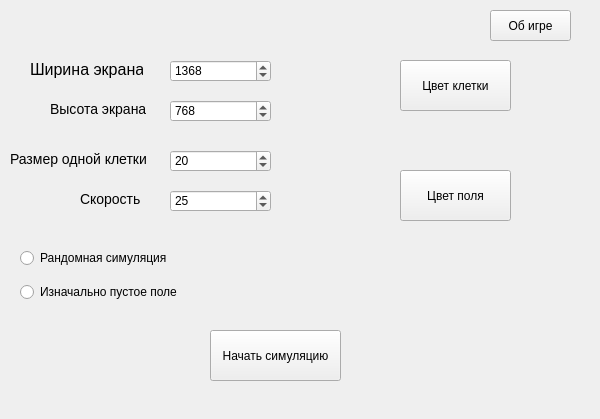
<?xml version="1.0" encoding="UTF-8"?>
<ui version="4.0">
 <class>settings</class>
 <widget class="QWidget" name="settings">
  <property name="geometry">
   <rect>
    <x>0</x>
    <y>0</y>
    <width>600</width>
    <height>419</height>
   </rect>
  </property>
  <property name="windowTitle">
   <string>Form</string>
  </property>
  <property name="styleSheet">
   <string notr="true"/>
  </property>
  <widget class="QPushButton" name="start">
   <property name="geometry">
    <rect>
     <x>210</x>
     <y>330</y>
     <width>131</width>
     <height>51</height>
    </rect>
   </property>
   <property name="text">
    <string>Начать симуляцию</string>
   </property>
  </widget>
  <widget class="QSpinBox" name="cell_size">
   <property name="geometry">
    <rect>
     <x>170</x>
     <y>150</y>
     <width>101</width>
     <height>22</height>
    </rect>
   </property>
   <property name="minimum">
    <number>5</number>
   </property>
   <property name="value">
    <number>20</number>
   </property>
  </widget>
  <widget class="QSpinBox" name="speed">
   <property name="geometry">
    <rect>
     <x>170</x>
     <y>190</y>
     <width>101</width>
     <height>22</height>
    </rect>
   </property>
   <property name="maximum">
    <number>360</number>
   </property>
   <property name="value">
    <number>25</number>
   </property>
  </widget>
  <widget class="QSpinBox" name="window_h">
   <property name="geometry">
    <rect>
     <x>170</x>
     <y>100</y>
     <width>101</width>
     <height>22</height>
    </rect>
   </property>
   <property name="maximum">
    <number>16666</number>
   </property>
   <property name="singleStep">
    <number>10</number>
   </property>
   <property name="value">
    <number>768</number>
   </property>
  </widget>
  <widget class="QLabel" name="label">
   <property name="geometry">
    <rect>
     <x>30</x>
     <y>60</y>
     <width>113</width>
     <height>19</height>
    </rect>
   </property>
   <property name="styleSheet">
    <string notr="true">font-size: 14px;</string>
   </property>
   <property name="text">
    <string>&lt;html&gt;&lt;head/&gt;&lt;body&gt;&lt;p&gt;&lt;span style=&quot; font-size:12pt;&quot;&gt;Ширина экрана&lt;/span&gt;&lt;/p&gt;&lt;/body&gt;&lt;/html&gt;</string>
   </property>
  </widget>
  <widget class="QLabel" name="label_2">
   <property name="geometry">
    <rect>
     <x>50</x>
     <y>100</y>
     <width>96</width>
     <height>17</height>
    </rect>
   </property>
   <property name="styleSheet">
    <string notr="true">font-size: 14px;</string>
   </property>
   <property name="text">
    <string>Высота экрана</string>
   </property>
  </widget>
  <widget class="QSpinBox" name="window_w">
   <property name="geometry">
    <rect>
     <x>170</x>
     <y>60</y>
     <width>101</width>
     <height>22</height>
    </rect>
   </property>
   <property name="maximum">
    <number>16666</number>
   </property>
   <property name="singleStep">
    <number>10</number>
   </property>
   <property name="value">
    <number>1368</number>
   </property>
  </widget>
  <widget class="QLabel" name="label_3">
   <property name="geometry">
    <rect>
     <x>10</x>
     <y>150</y>
     <width>138</width>
     <height>17</height>
    </rect>
   </property>
   <property name="styleSheet">
    <string notr="true">font-size: 14px;</string>
   </property>
   <property name="text">
    <string>Размер одной клетки</string>
   </property>
  </widget>
  <widget class="QLabel" name="label_4">
   <property name="geometry">
    <rect>
     <x>80</x>
     <y>190</y>
     <width>62</width>
     <height>17</height>
    </rect>
   </property>
   <property name="styleSheet">
    <string notr="true">font-size: 14px;</string>
   </property>
   <property name="text">
    <string>Скорость</string>
   </property>
  </widget>
  <widget class="QPushButton" name="cell_color_btn">
   <property name="geometry">
    <rect>
     <x>400</x>
     <y>60</y>
     <width>111</width>
     <height>51</height>
    </rect>
   </property>
   <property name="text">
    <string>Цвет клетки</string>
   </property>
  </widget>
  <widget class="QPushButton" name="field_color_btn">
   <property name="geometry">
    <rect>
     <x>400</x>
     <y>170</y>
     <width>111</width>
     <height>51</height>
    </rect>
   </property>
   <property name="text">
    <string>Цвет поля</string>
   </property>
  </widget>
  <widget class="QWidget" name="verticalLayoutWidget">
   <property name="geometry">
    <rect>
     <x>20</x>
     <y>240</y>
     <width>160</width>
     <height>71</height>
    </rect>
   </property>
   <layout class="QVBoxLayout" name="verticalLayout">
    <item>
     <widget class="QRadioButton" name="radioButton_2">
      <property name="text">
       <string>Рандомная симуляция</string>
      </property>
     </widget>
    </item>
    <item>
     <widget class="QRadioButton" name="radioButton">
      <property name="text">
       <string>Изначально пустое поле</string>
      </property>
     </widget>
    </item>
   </layout>
  </widget>
  <widget class="QPushButton" name="about_game">
   <property name="geometry">
    <rect>
     <x>490</x>
     <y>10</y>
     <width>81</width>
     <height>31</height>
    </rect>
   </property>
   <property name="text">
    <string>Об игре</string>
   </property>
  </widget>
 </widget>
 <resources/>
 <connections/>
</ui>
